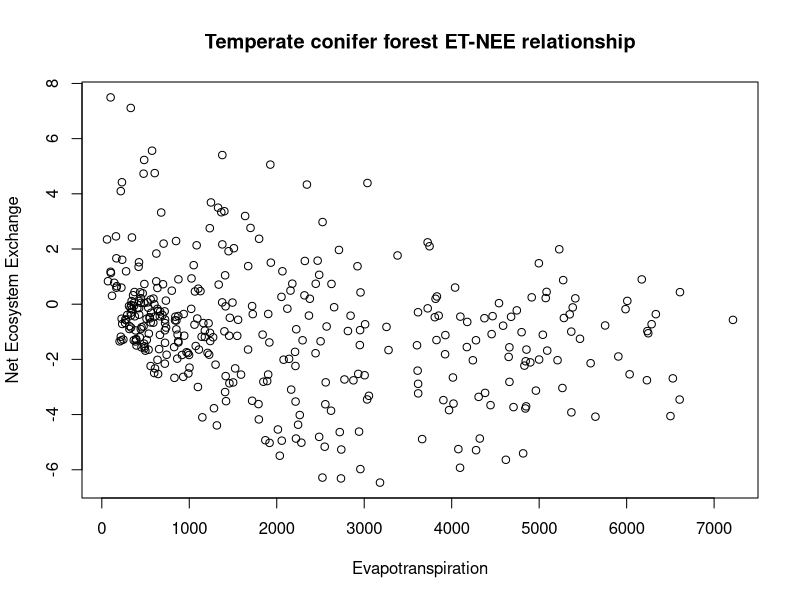

R code for this plot:
## ---- chunk 1
data1<-read.table("2010_GCK.txt",header=T)
head(data1)
plot(data1$LE,data1$NEE,xlab="Evapotranspiration",ylab="Net Ecosystem Exchange",main="Temperate conifer forest ET-NEE relationship")
